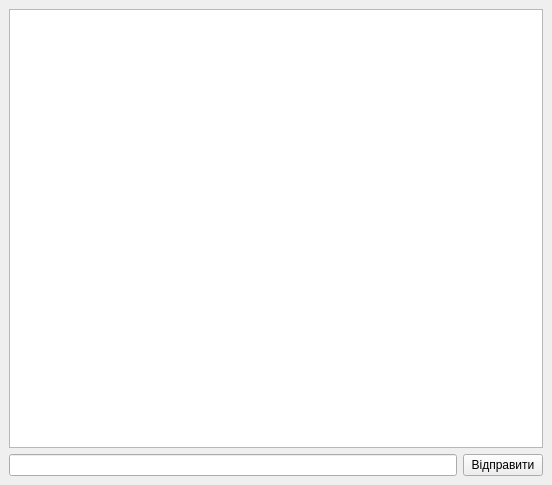
<?xml version="1.0" encoding="UTF-8"?>
<ui version="4.0">
 <class>MainWindow</class>
 <widget class="QMainWindow" name="MainWindow">
  <property name="geometry">
   <rect>
    <x>0</x>
    <y>0</y>
    <width>552</width>
    <height>485</height>
   </rect>
  </property>
  <property name="windowTitle">
   <string>Socket</string>
  </property>
  <widget class="QWidget" name="centralwidget">
   <layout class="QGridLayout" name="gridLayout">
    <item row="1" column="0">
     <widget class="QLineEdit" name="lineEdit"/>
    </item>
    <item row="1" column="1">
     <widget class="QPushButton" name="pushButton">
      <property name="text">
       <string>Відправити</string>
      </property>
     </widget>
    </item>
    <item row="0" column="0" colspan="2">
     <widget class="QTableWidget" name="tableWidget">
      <attribute name="horizontalHeaderVisible">
       <bool>false</bool>
      </attribute>
      <column>
       <property name="text">
        <string>Користувач:</string>
       </property>
      </column>
      <column>
       <property name="text">
        <string>Текст:</string>
       </property>
      </column>
     </widget>
    </item>
   </layout>
  </widget>
 </widget>
 <resources/>
 <connections/>
</ui>
